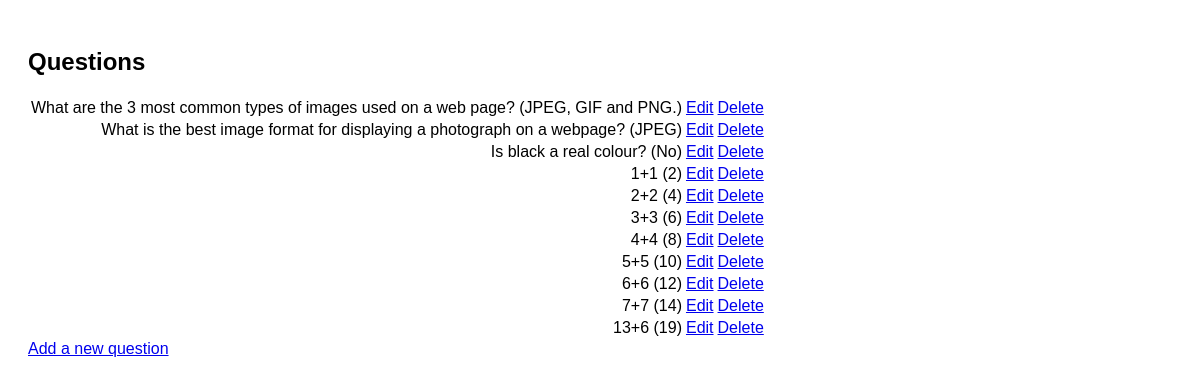
/eduprod/questions/ (signed in), run on the app's committed database.
### eduprod/models.py (models this page shows, shortened)
class Question(models.Model):
    question_text = models.CharField(max_length=200)
    answer_text = models.TextField()
    category = models.CharField(max_length=50, default='General')

### eduprod/views.py (the view)
# urls.py: path('questions/', QuestionList.as_view(), name='question_list'),
class QuestionList(LoginRequiredMixin, ListView):
    model = Question
    context_object_name = 'questions'
    template_name = 'eduprod/question_list.html'

### eduprod/templates/eduprod/question_list.html
{% extends "eduprod/layout.html" %}
{% block body %}
<h2>Questions</h2>
<table>
    {% for question in questions %}
    <tr><td style="text-align:right;">
            {{ question.question_text }} ({{ question.answer_text }})
        </td>
        <td>
            <a href="{% url 'eduprod:question_edit' question.id %}">Edit</a>
        </td>
        <td>
            <a href="{% url 'eduprod:question_delete' question.id %}">Delete</a>
        </td>
    </td></tr>
    {% endfor %}
</table>
<a href="{% url 'eduprod:question_add' %}">Add a new question</a>
{% endblock %}

### eduprod/templates/eduprod/layout.html (shortened to what this page needs)
{% load static %}
<!DOCTYPE html>
<html lang="en">
<head>
    <link href="{% static 'eduprod/styles.css' %}" rel="stylesheet">
</head>
<body>
    {% block body %}
    {% endblock %}
</body>
</html>

### eduprod/static/eduprod/styles.css (style rules this page uses)
body { font-family: Arial, sans-serif; padding: 20px; }

### data on the page
Question: question_text "What are the 3 most common types of images used on a web page?", answer_text "JPEG, GIF and PNG."
Question: question_text "What is the best image format for displaying a photograph on a webpage?", answer_text "JPEG"
Question: question_text "Is black a real colour?", answer_text "No"
Question: question_text "1+1", answer_text "2"
Question: question_text "2+2", answer_text "4"
Question: question_text "3+3", answer_text "6"
Question: question_text "4+4", answer_text "8"
Question: question_text "5+5", answer_text "10"
Question: question_text "6+6", answer_text "12"
Question: question_text "7+7", answer_text "14"
Question: question_text "13+6", answer_text "19"
